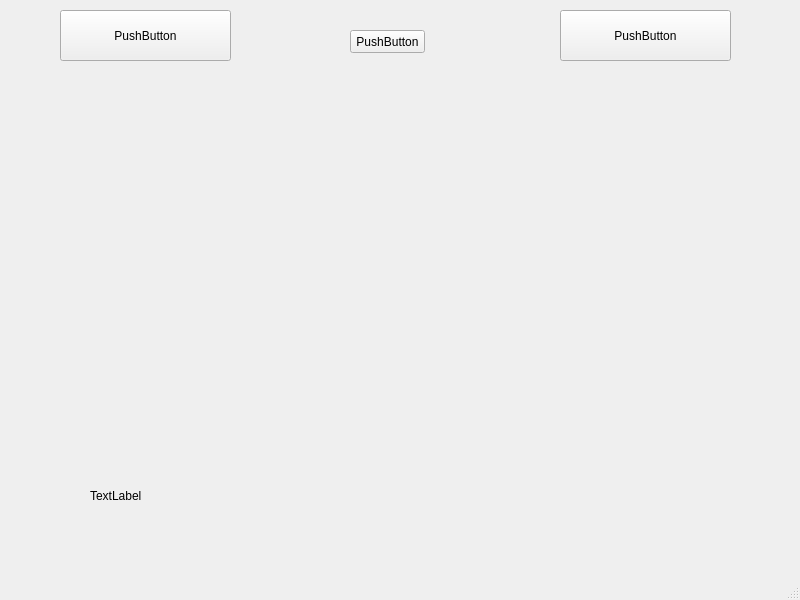
<?xml version="1.0" encoding="UTF-8"?>
<ui version="4.0">
 <class>MainWindow</class>
 <widget class="QMainWindow" name="MainWindow">
  <property name="geometry">
   <rect>
    <x>0</x>
    <y>0</y>
    <width>800</width>
    <height>600</height>
   </rect>
  </property>
  <property name="windowTitle">
   <string>MainWindow</string>
  </property>
  <widget class="QWidget" name="centralwidget">
   <widget class="QPushButton" name="pushButton">
    <property name="geometry">
     <rect>
      <x>60</x>
      <y>10</y>
      <width>171</width>
      <height>51</height>
     </rect>
    </property>
    <property name="text">
     <string>PushButton</string>
    </property>
   </widget>
   <widget class="QLabel" name="label">
    <property name="geometry">
     <rect>
      <x>90</x>
      <y>480</y>
      <width>361</width>
      <height>31</height>
     </rect>
    </property>
    <property name="text">
     <string>TextLabel</string>
    </property>
   </widget>
   <widget class="QPushButton" name="pushButton_2">
    <property name="geometry">
     <rect>
      <x>560</x>
      <y>10</y>
      <width>171</width>
      <height>51</height>
     </rect>
    </property>
    <property name="text">
     <string>PushButton</string>
    </property>
   </widget>
   <widget class="QPushButton" name="pushButton_3">
    <property name="geometry">
     <rect>
      <x>350</x>
      <y>30</y>
      <width>75</width>
      <height>23</height>
     </rect>
    </property>
    <property name="text">
     <string>PushButton</string>
    </property>
   </widget>
  </widget>
  <widget class="QMenuBar" name="menubar">
   <property name="geometry">
    <rect>
     <x>0</x>
     <y>0</y>
     <width>800</width>
     <height>21</height>
    </rect>
   </property>
  </widget>
  <widget class="QStatusBar" name="statusbar"/>
 </widget>
 <resources/>
 <connections/>
</ui>
